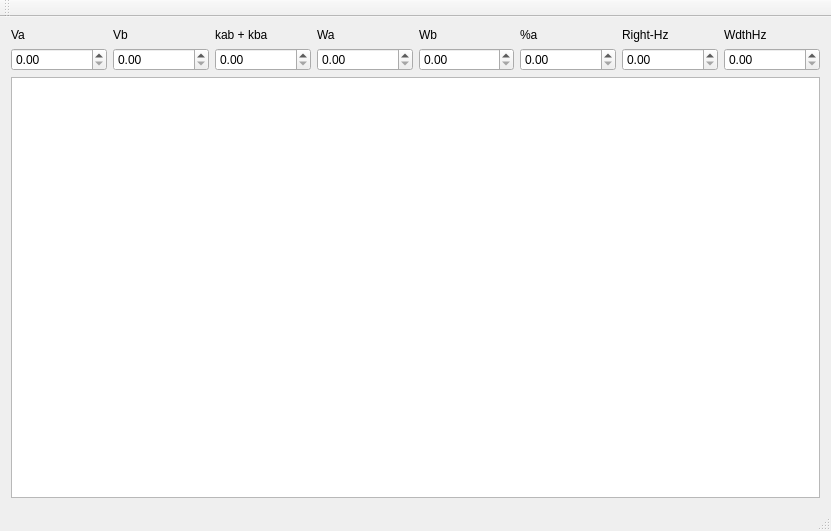
<?xml version="1.0" encoding="UTF-8"?>
<ui version="4.0">
 <class>MainWindow</class>
 <widget class="QMainWindow" name="MainWindow">
  <property name="geometry">
   <rect>
    <x>0</x>
    <y>0</y>
    <width>831</width>
    <height>531</height>
   </rect>
  </property>
  <property name="windowTitle">
   <string>MainWindow</string>
  </property>
  <widget class="QWidget" name="centralWidget">
   <layout class="QGridLayout" name="gridLayout_2">
    <item row="0" column="0">
     <layout class="QGridLayout" name="gridLayout">
      <item row="0" column="0">
       <layout class="QHBoxLayout" name="horizontalLayout">
        <item>
         <layout class="QVBoxLayout" name="verticalLayout_2">
          <item>
           <widget class="QLabel" name="label">
            <property name="text">
             <string>Va</string>
            </property>
           </widget>
          </item>
          <item>
           <widget class="QDoubleSpinBox" name="doubleSpinBox"/>
          </item>
         </layout>
        </item>
        <item>
         <layout class="QVBoxLayout" name="verticalLayout_3">
          <item>
           <widget class="QLabel" name="label_2">
            <property name="text">
             <string>Vb</string>
            </property>
           </widget>
          </item>
          <item>
           <widget class="QDoubleSpinBox" name="doubleSpinBox_2"/>
          </item>
         </layout>
        </item>
        <item>
         <layout class="QVBoxLayout" name="verticalLayout_4">
          <item>
           <widget class="QLabel" name="label_3">
            <property name="text">
             <string>kab + kba</string>
            </property>
           </widget>
          </item>
          <item>
           <widget class="QDoubleSpinBox" name="doubleSpinBox_3"/>
          </item>
         </layout>
        </item>
        <item>
         <layout class="QVBoxLayout" name="verticalLayout_5">
          <item>
           <widget class="QLabel" name="label_4">
            <property name="text">
             <string>Wa</string>
            </property>
           </widget>
          </item>
          <item>
           <widget class="QDoubleSpinBox" name="doubleSpinBox_4"/>
          </item>
         </layout>
        </item>
        <item>
         <layout class="QVBoxLayout" name="verticalLayout_6">
          <item>
           <widget class="QLabel" name="label_5">
            <property name="text">
             <string>Wb</string>
            </property>
           </widget>
          </item>
          <item>
           <widget class="QDoubleSpinBox" name="doubleSpinBox_5"/>
          </item>
         </layout>
        </item>
        <item>
         <layout class="QVBoxLayout" name="verticalLayout_7">
          <item>
           <widget class="QLabel" name="label_6">
            <property name="text">
             <string>%a</string>
            </property>
           </widget>
          </item>
          <item>
           <widget class="QDoubleSpinBox" name="doubleSpinBox_6"/>
          </item>
         </layout>
        </item>
        <item>
         <layout class="QVBoxLayout" name="verticalLayout_8">
          <item>
           <widget class="QLabel" name="label_7">
            <property name="text">
             <string>Right-Hz</string>
            </property>
           </widget>
          </item>
          <item>
           <widget class="QDoubleSpinBox" name="doubleSpinBox_7"/>
          </item>
         </layout>
        </item>
        <item>
         <layout class="QVBoxLayout" name="verticalLayout_9">
          <item>
           <widget class="QLabel" name="label_8">
            <property name="text">
             <string>WdthHz</string>
            </property>
           </widget>
          </item>
          <item>
           <widget class="QDoubleSpinBox" name="doubleSpinBox_8"/>
          </item>
         </layout>
        </item>
       </layout>
      </item>
      <item row="1" column="0">
       <widget class="PlotWidget" name="graphicsView"/>
      </item>
     </layout>
    </item>
   </layout>
  </widget>
  <widget class="QMenuBar" name="menuBar">
   <property name="geometry">
    <rect>
     <x>0</x>
     <y>0</y>
     <width>831</width>
     <height>22</height>
    </rect>
   </property>
  </widget>
  <widget class="QToolBar" name="mainToolBar">
   <attribute name="toolBarArea">
    <enum>TopToolBarArea</enum>
   </attribute>
   <attribute name="toolBarBreak">
    <bool>false</bool>
   </attribute>
  </widget>
  <widget class="QStatusBar" name="statusBar"/>
 </widget>
 <layoutdefault spacing="6" margin="11"/>
 <customwidgets>
  <customwidget>
   <class>PlotWidget</class>
   <extends>QGraphicsView</extends>
   <header location="global">pyqtgraph</header>
  </customwidget>
 </customwidgets>
 <resources/>
 <connections/>
</ui>
